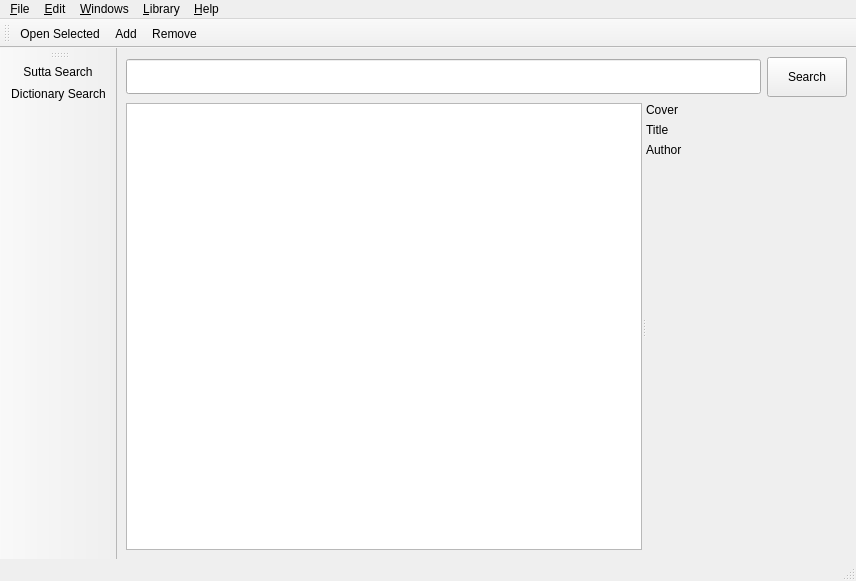
<?xml version="1.0" encoding="UTF-8"?>
<ui version="4.0">
 <class>LibraryBrowserWindow</class>
 <widget class="QMainWindow" name="LibraryBrowserWindow">
  <property name="geometry">
   <rect>
    <x>0</x>
    <y>0</y>
    <width>856</width>
    <height>581</height>
   </rect>
  </property>
  <property name="baseSize">
   <size>
    <width>800</width>
    <height>600</height>
   </size>
  </property>
  <property name="windowTitle">
   <string>Library - Simsapa</string>
  </property>
  <widget class="QWidget" name="central_widget">
   <layout class="QHBoxLayout" name="horizontalLayout_2">
    <item>
     <layout class="QVBoxLayout" name="main_layout">
      <item>
       <layout class="QHBoxLayout" name="searchbar_layout">
        <property name="sizeConstraint">
         <enum>QLayout::SetMinimumSize</enum>
        </property>
        <item>
         <widget class="QLineEdit" name="search_input">
          <property name="minimumSize">
           <size>
            <width>0</width>
            <height>35</height>
           </size>
          </property>
          <property name="clearButtonEnabled">
           <bool>true</bool>
          </property>
         </widget>
        </item>
        <item>
         <widget class="QPushButton" name="search_button">
          <property name="minimumSize">
           <size>
            <width>0</width>
            <height>40</height>
           </size>
          </property>
          <property name="text">
           <string>Search</string>
          </property>
         </widget>
        </item>
       </layout>
      </item>
      <item>
       <widget class="QSplitter" name="splitter">
        <property name="sizePolicy">
         <sizepolicy hsizetype="Expanding" vsizetype="Expanding">
          <horstretch>0</horstretch>
          <verstretch>0</verstretch>
         </sizepolicy>
        </property>
        <property name="orientation">
         <enum>Qt::Horizontal</enum>
        </property>
        <widget class="QWidget" name="verticalLayoutWidget_2">
         <layout class="QVBoxLayout" name="documents_layout">
          <item>
           <widget class="QListView" name="documents_list"/>
          </item>
         </layout>
        </widget>
        <widget class="QWidget" name="verticalLayoutWidget_3">
         <layout class="QVBoxLayout" name="info_layout">
          <item>
           <widget class="QLabel" name="doc_cover">
            <property name="minimumSize">
             <size>
              <width>100</width>
              <height>0</height>
             </size>
            </property>
            <property name="text">
             <string>Cover</string>
            </property>
            <property name="alignment">
             <set>Qt::AlignLeading|Qt::AlignLeft|Qt::AlignTop</set>
            </property>
           </widget>
          </item>
          <item>
           <widget class="QLabel" name="doc_title">
            <property name="text">
             <string>Title</string>
            </property>
            <property name="alignment">
             <set>Qt::AlignLeading|Qt::AlignLeft|Qt::AlignTop</set>
            </property>
           </widget>
          </item>
          <item>
           <widget class="QLabel" name="doc_author">
            <property name="text">
             <string>Author</string>
            </property>
            <property name="alignment">
             <set>Qt::AlignLeading|Qt::AlignLeft|Qt::AlignTop</set>
            </property>
           </widget>
          </item>
          <item>
           <widget class="QLabel" name="label">
            <property name="sizePolicy">
             <sizepolicy hsizetype="Preferred" vsizetype="Expanding">
              <horstretch>0</horstretch>
              <verstretch>0</verstretch>
             </sizepolicy>
            </property>
            <property name="text">
             <string/>
            </property>
           </widget>
          </item>
         </layout>
        </widget>
       </widget>
      </item>
     </layout>
    </item>
   </layout>
  </widget>
  <widget class="QMenuBar" name="menubar">
   <property name="geometry">
    <rect>
     <x>0</x>
     <y>0</y>
     <width>856</width>
     <height>20</height>
    </rect>
   </property>
   <widget class="QMenu" name="menu_File">
    <property name="title">
     <string>&amp;File</string>
    </property>
    <addaction name="action_Open"/>
    <addaction name="action_Close_Window"/>
    <addaction name="separator"/>
    <addaction name="action_Quit"/>
   </widget>
   <widget class="QMenu" name="menu_Edit">
    <property name="title">
     <string>&amp;Edit</string>
    </property>
    <addaction name="action_Copy"/>
    <addaction name="action_Paste"/>
   </widget>
   <widget class="QMenu" name="menu_Windows">
    <property name="title">
     <string>&amp;Windows</string>
    </property>
    <addaction name="action_Sutta_Search"/>
    <addaction name="action_Dictionary_Search"/>
    <addaction name="action_Dictionaries_Manager"/>
    <addaction name="action_Document_Reader"/>
    <addaction name="action_Library"/>
    <addaction name="action_Notes"/>
   </widget>
   <widget class="QMenu" name="menu_Help">
    <property name="title">
     <string>&amp;Help</string>
    </property>
    <addaction name="action_Website"/>
    <addaction name="action_About"/>
   </widget>
   <widget class="QMenu" name="menu_Library">
    <property name="title">
     <string>&amp;Library</string>
    </property>
    <addaction name="action_Open_Selected"/>
    <addaction name="action_Add"/>
    <addaction name="action_Remove"/>
   </widget>
   <addaction name="menu_File"/>
   <addaction name="menu_Edit"/>
   <addaction name="menu_Windows"/>
   <addaction name="menu_Library"/>
   <addaction name="menu_Help"/>
  </widget>
  <widget class="QStatusBar" name="statusbar"/>
  <widget class="QToolBar" name="toolBar">
   <property name="windowTitle">
    <string>toolBar</string>
   </property>
   <attribute name="toolBarArea">
    <enum>LeftToolBarArea</enum>
   </attribute>
   <attribute name="toolBarBreak">
    <bool>false</bool>
   </attribute>
   <addaction name="action_Sutta_Search"/>
   <addaction name="action_Dictionary_Search"/>
  </widget>
  <widget class="QToolBar" name="toolBar_2">
   <property name="windowTitle">
    <string>toolBar_2</string>
   </property>
   <attribute name="toolBarArea">
    <enum>TopToolBarArea</enum>
   </attribute>
   <attribute name="toolBarBreak">
    <bool>false</bool>
   </attribute>
   <addaction name="action_Open_Selected"/>
   <addaction name="action_Add"/>
   <addaction name="action_Remove"/>
  </widget>
  <action name="action_Copy">
   <property name="text">
    <string>&amp;Copy</string>
   </property>
  </action>
  <action name="action_Paste">
   <property name="text">
    <string>&amp;Paste</string>
   </property>
  </action>
  <action name="action_Quit">
   <property name="icon">
    <iconset resource="../icons.qrc">
     <normaloff>:/close</normaloff>:/close</iconset>
   </property>
   <property name="text">
    <string>&amp;Quit</string>
   </property>
   <property name="shortcut">
    <string>Ctrl+Q</string>
   </property>
  </action>
  <action name="action_Sutta_Search">
   <property name="icon">
    <iconset resource="../icons.qrc">
     <normaloff>:/book</normaloff>:/book</iconset>
   </property>
   <property name="text">
    <string>&amp;Sutta Search</string>
   </property>
   <property name="shortcut">
    <string>F5</string>
   </property>
  </action>
  <action name="action_Dictionary_Search">
   <property name="icon">
    <iconset resource="../icons.qrc">
     <normaloff>:/dictionary</normaloff>:/dictionary</iconset>
   </property>
   <property name="text">
    <string>&amp;Dictionary Search</string>
   </property>
   <property name="shortcut">
    <string>F6</string>
   </property>
  </action>
  <action name="action_About">
   <property name="text">
    <string>&amp;About</string>
   </property>
  </action>
  <action name="action_Website">
   <property name="text">
    <string>&amp;Website</string>
   </property>
  </action>
  <action name="action_Close_Window">
   <property name="text">
    <string>&amp;Close Window</string>
   </property>
  </action>
  <action name="action_Open">
   <property name="text">
    <string>&amp;Open...</string>
   </property>
   <property name="shortcut">
    <string>Ctrl+O</string>
   </property>
  </action>
  <action name="action_Document_Reader">
   <property name="text">
    <string>D&amp;ocument Reader</string>
   </property>
   <property name="toolTip">
    <string>Document Reader</string>
   </property>
   <property name="shortcut">
    <string>F7</string>
   </property>
  </action>
  <action name="action_Add">
   <property name="text">
    <string>&amp;Add...</string>
   </property>
  </action>
  <action name="action_Remove">
   <property name="text">
    <string>&amp;Remove</string>
   </property>
   <property name="shortcut">
    <string>Del</string>
   </property>
  </action>
  <action name="action_Open_Selected">
   <property name="text">
    <string>&amp;Open Selected</string>
   </property>
  </action>
  <action name="action_Library">
   <property name="text">
    <string>&amp;Library</string>
   </property>
   <property name="shortcut">
    <string>F8</string>
   </property>
  </action>
  <action name="action_Notes">
   <property name="text">
    <string>&amp;Notes</string>
   </property>
   <property name="toolTip">
    <string>Notes</string>
   </property>
   <property name="shortcut">
    <string>F9</string>
   </property>
  </action>
  <action name="action_Dictionaries_Manager">
   <property name="text">
    <string>Dictionaries &amp;Manager</string>
   </property>
   <property name="shortcut">
    <string>F10</string>
   </property>
  </action>
 </widget>
 <resources>
  <include location="../icons.qrc"/>
 </resources>
 <connections/>
 <slots>
  <slot>_handle_query()</slot>
 </slots>
</ui>
